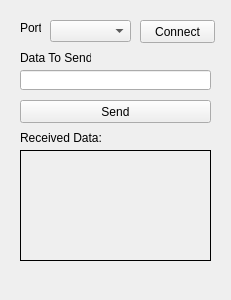
<?xml version="1.0" encoding="UTF-8"?>
<ui version="4.0">
 <class>MainWindow</class>
 <widget class="QMainWindow" name="MainWindow">
  <property name="geometry">
   <rect>
    <x>0</x>
    <y>0</y>
    <width>231</width>
    <height>300</height>
   </rect>
  </property>
  <property name="minimumSize">
   <size>
    <width>231</width>
    <height>300</height>
   </size>
  </property>
  <property name="maximumSize">
   <size>
    <width>231</width>
    <height>300</height>
   </size>
  </property>
  <property name="windowTitle">
   <string>MainWindow</string>
  </property>
  <widget class="QWidget" name="centralWidget">
   <widget class="QComboBox" name="cbPorts">
    <property name="geometry">
     <rect>
      <x>50</x>
      <y>20</y>
      <width>81</width>
      <height>22</height>
     </rect>
    </property>
   </widget>
   <widget class="QLabel" name="label">
    <property name="geometry">
     <rect>
      <x>20</x>
      <y>20</y>
      <width>21</width>
      <height>16</height>
     </rect>
    </property>
    <property name="text">
     <string>Port:</string>
    </property>
   </widget>
   <widget class="QPushButton" name="btnConnect">
    <property name="geometry">
     <rect>
      <x>140</x>
      <y>20</y>
      <width>75</width>
      <height>23</height>
     </rect>
    </property>
    <property name="text">
     <string>Connect</string>
    </property>
   </widget>
   <widget class="QLabel" name="label_2">
    <property name="geometry">
     <rect>
      <x>20</x>
      <y>50</y>
      <width>71</width>
      <height>16</height>
     </rect>
    </property>
    <property name="text">
     <string>Data To Send</string>
    </property>
   </widget>
   <widget class="QLineEdit" name="txtData">
    <property name="geometry">
     <rect>
      <x>20</x>
      <y>70</y>
      <width>191</width>
      <height>20</height>
     </rect>
    </property>
   </widget>
   <widget class="QPushButton" name="btnSend">
    <property name="geometry">
     <rect>
      <x>20</x>
      <y>100</y>
      <width>191</width>
      <height>23</height>
     </rect>
    </property>
    <property name="text">
     <string>Send</string>
    </property>
   </widget>
   <widget class="QLabel" name="label_3">
    <property name="geometry">
     <rect>
      <x>20</x>
      <y>130</y>
      <width>81</width>
      <height>16</height>
     </rect>
    </property>
    <property name="text">
     <string>Received Data:</string>
    </property>
   </widget>
   <widget class="QLabel" name="lblReceivedData">
    <property name="geometry">
     <rect>
      <x>20</x>
      <y>150</y>
      <width>191</width>
      <height>111</height>
     </rect>
    </property>
    <property name="frameShape">
     <enum>QFrame::Box</enum>
    </property>
    <property name="text">
     <string/>
    </property>
    <property name="textFormat">
     <enum>Qt::PlainText</enum>
    </property>
    <property name="scaledContents">
     <bool>true</bool>
    </property>
    <property name="wordWrap">
     <bool>true</bool>
    </property>
   </widget>
  </widget>
 </widget>
 <layoutdefault spacing="6" margin="11"/>
 <resources/>
 <connections/>
</ui>
